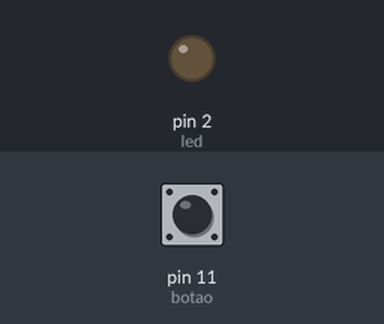
Simulated run of this sketch. Board: Arduino Uno, built with avr-gcc and run on an emulated ATmega328P. Shown: output pins drawn as LEDs (lit = HIGH). The test bench sets the inputs (shaded band); at power-on: pin 11 (botao) LOW.

Above: at 1.2 s.
1.3 s: pin 11 (botao) pulled HIGH for 0.15 s
At 1.37 s:
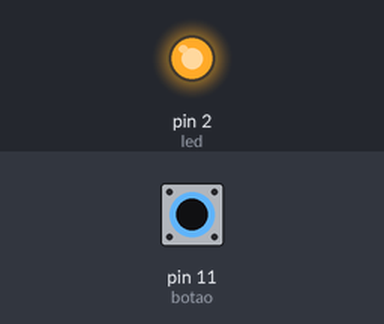
2.9 s: pin 11 (botao) pulled HIGH for 3.2 s
At 6.9 s:
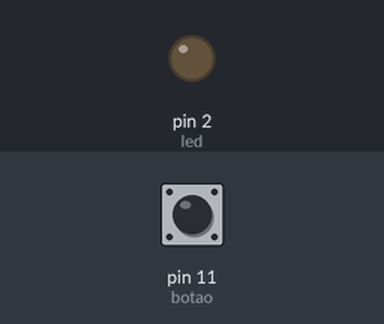
Timing chart, 0 to 8.4 s (numbered marks = the images above; inputs shaded):
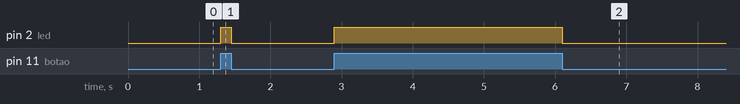

The sketch:

button_with_led.ino
```cpp
#define led 2
#define botao 11

int pressionado;

void setup() {

  pinMode(led,OUTPUT);
  pinMode(botao,INPUT);

}

void loop() {

  pressionado = digitalRead(botao);

  if(pressionado == HIGH){

    digitalWrite(led,HIGH);

  } else {

    digitalWrite(led,LOW);

  }
}
```

Measured:
- after the input at 1.3 s, pin 2 (led): LOW → HIGH at once, → LOW 0.15 s later
- after the input at 2.9 s, pin 2 (led): LOW → HIGH at once, → LOW 3.2 s later
